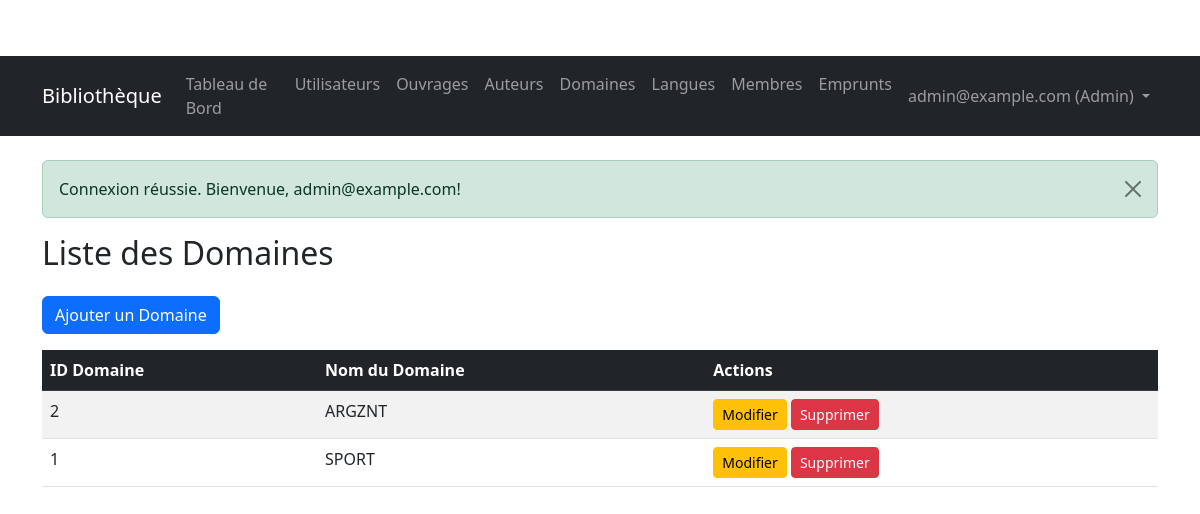
/domaines/liste.php (signed in), run on the app's committed database.
### tables this page shows
CREATE TABLE `domaines` (
  `cod_Dom` int(10) UNSIGNED NOT NULL,
  `nom_domaine` varchar(255) NOT NULL
);

### domaines/liste.php (the view, shortened to what this page needs)
<?php
require_once '../header.php';
global $connexion;
$domaines = [];
try {
    $requete = $connexion->query("SELECT cod_Dom, nom_domaine FROM domaines ORDER BY nom_domaine ASC");
    $domaines = $requete->fetchAll();
} catch (PDOException $e) {
    $error = "Erreur lors de la récupération des domaines : " . $e->getMessage();
}
?>
<h2 class="mb-4">Liste des Domaines</h2>
<?php if (in_array($_SESSION["user_role"] ?? 'guest', ['admin', 'bibliothecaire'])): ?>
    <p><a href="ajouter.php" class="btn btn-primary">Ajouter un Domaine</a></p>
<?php endif; ?>
<?php if (count($domaines) > 0): ?>
    <div class="table-responsive">
        <table class="table table-striped table-hover">
            <thead class="table-dark">
                <tr>
                    <th>ID Domaine</th>
                    <th>Nom du Domaine</th>
                    <?php if (in_array($_SESSION["user_role"] ?? 'guest', ['admin', 'bibliothecaire'])): ?>
                        <th>Actions</th>
                    <?php endif; ?>
                </tr>
            </thead>
            <tbody>
                <?php foreach ($domaines as $domaine): ?>
                    <tr>
                        <td><?= htmlspecialchars($domaine["cod_Dom"]) ?></td>
                        <td><?= htmlspecialchars($domaine["nom_domaine"]) ?></td>
                        <?php if (in_array($_SESSION["user_role"] ?? 'guest', ['admin', 'bibliothecaire'])): ?>
                            <td>
                                <a href="modifier.php?id=<?= $domaine["cod_Dom"] ?>" class="btn btn-sm btn-warning">Modifier</a>
                                <a href="supprimer.php?id=<?= $domaine["cod_Dom"] ?>" class="btn btn-sm btn-danger" onclick="return confirm('Êtes-vous sûr de vouloir supprimer ce domaine ?');">Supprimer</a>
                            </td>
                        <?php endif; ?>
                    </tr>
                <?php endforeach; ?>
            </tbody>
        </table>
    </div>
<?php endif; ?>
<?php require_once '../footer.php'; ?>

### css/style.css (style rules this page uses)
body { padding-top: 56px; }
.table-responsive { margin-top: 1rem; }

### data on the page
domaines: cod_Dom "2", nom_domaine "ARGZNT"
domaines: cod_Dom "1", nom_domaine "SPORT"

### other printed values
$text "Tableau de Bord"
$text "Utilisateurs"
$text "Ouvrages"
$text "Auteurs"
$text "Domaines"
$text "Langues"
$text "Membres"
$text "Emprunts"
$_SESSION['user_email'] "admin@example.com"
$_SESSION['user_role'] "Admin"
$_SESSION["message"] "Connexion réussie. Bienvenue, admin@example.com!"
